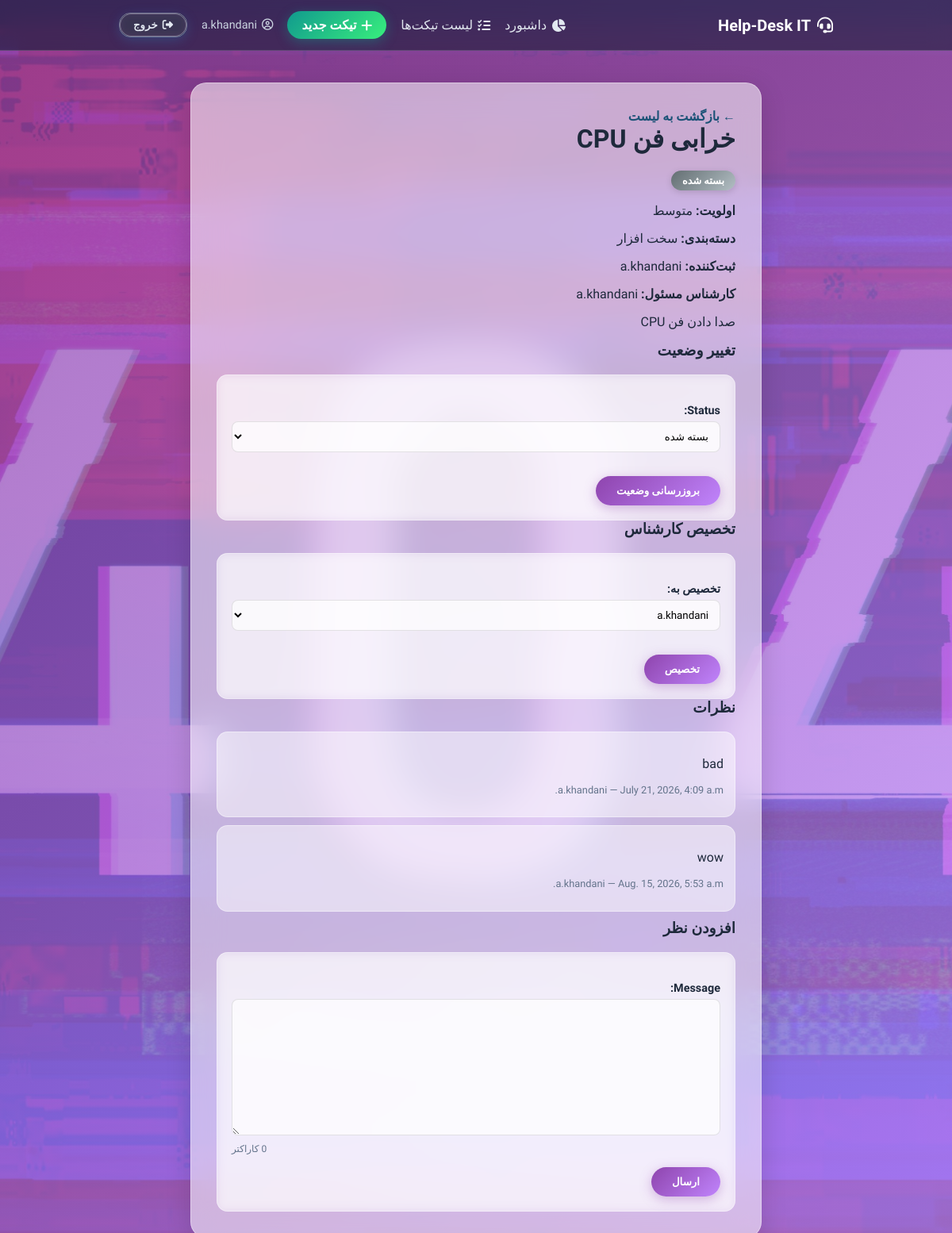
Screenshot of /detail/1 (signed in) with the database file from the repository.
### tickets/models.py (models this page shows, shortened)
class Ticket(models.Model):
    class Priority(models.TextChoices):
        LOW = 'L' , 'کم'
        MEDIUM = 'M' , 'متوسط'
        HIGH = 'H' , 'زیاد'
    priority = models.CharField(
        max_length=1,
        choices= Priority.choices,
        default= Priority.LOW
    )
    class Status(models.TextChoices):
        OPEN = 'O' , 'باز'
        INPROGRESS = 'IP' , 'درحال بررسی'
        RESOLVED = 'R' , 'حل شده'
        CLOSED = 'C' , 'بسته شده'
    status = models.CharField(
        max_length=2,
        choices= Status.choices,
        default=Status.OPEN
    )
    class Category(models.TextChoices):
        HARDWARE = 'H' , 'سخت افزار'
        SOFTWARE = 'S' , 'نرم افزار'
        NETWORK = 'N' , 'شبکه'
        OTHER = 'OTH' , 'سایر'
    category = models.CharField(
        max_length=3,
        choices=Category.choices,
        default=Category.OTHER
    )
    title = models.CharField(max_length=200)
    description = models.TextField()
    created_at= models.DateTimeField(auto_now_add=True)
    updated_at= models.DateTimeField(auto_now=True)
    requester = models.ForeignKey(User,on_delete=models.CASCADE,related_name='created_tickets')
    assigned_to = models.ForeignKey(User,on_delete=models.SET_NULL,null=True,blank=True,related_name='assigned_tickets')

class Comment(models.Model):
    ticket = models.ForeignKey(Ticket,on_delete=models.CASCADE,related_name='comment')
    author = models.ForeignKey(User,on_delete=models.CASCADE,related_name='author')
    message= models.TextField()
    created_at = models.DateTimeField(auto_now_add=True)

### tickets/views.py (the view, shortened to what this page needs)
# urls.py: path('detail/<int:id>',views.ticket_detail,name='detail'),
@login_required
def ticket_detail(request, id):
    ticket_details = get_object_or_404(Ticket, id=id)
    user_is_agent = is_agent(request.user)
    comment_form = CommentForm()
    status_form = StatusForm(instance=ticket_details) if user_is_agent else None
    assign_form = AssignForm(instance=ticket_details) if user_is_agent else None
    return render(request, 'detail.html', {
        'detail': ticket_details,
        'form': comment_form,
        'status_form': status_form,
        'assign_form': assign_form,
        'is_agent': user_is_agent,
    })

### tickets/form.py
class CommentForm(forms.ModelForm):
    class Meta:
        model = Comment
        fields = ['message']

class StatusForm(forms.ModelForm):
    class Meta:
        model = Ticket
        fields = ['status']

### tickets/utils.py (called while the page is built)
def is_agent(user):
    return user.groups.filter(name='Agents').exists()

### tickets/templates/detail.html (shortened to what this page needs)
{% extends 'base.html' %}
{% block page_class %}page-detail{% endblock %}
{% block content %}
    <a href="{% url 'home' %}">← بازگشت به لیست</a>
    <h1>{{ detail.title }}</h1>
    <span class="badge badge-{{ detail.status }}">{{ detail.get_status_display }}</span>
    <p><strong>اولویت:</strong> {{ detail.get_priority_display }}</p>
    <p><strong>دسته‌بندی:</strong> {{ detail.get_category_display }}</p>
    <p><strong>ثبت‌کننده:</strong> {{ detail.requester }}</p>
    <p><strong>کارشناس مسئول:</strong> {% if detail.assigned_to %}{{ detail.assigned_to }}{% else %}تخصیص داده نشده{% endif %}</p>
    <p>{{ detail.description }}</p>
    {% if is_agent %}
        <h3>تغییر وضعیت</h3>
        <form method="post">
            {{ status_form.as_p }}
            <button type="submit" name="status_submit">بروزرسانی وضعیت</button>
        </form>
        <h3>تخصیص کارشناس</h3>
        <form method="post">
            {{ assign_form.as_p }}
            <button type="submit" name="assign_submit">تخصیص</button>
        </form>
    {% endif %}
    <h3>نظرات</h3>
    {% for c in detail.comment.all %}
        <div class="comment-box">
            <p>{{ c.message }}</p>
            <p class="comment-meta">{{ c.author }} — {{ c.created_at }}</p>
        </div>
    {% empty %}
        <p>هنوز نظری ثبت نشده.</p>
    {% endfor %}
    <h3>افزودن نظر</h3>
    <form method="post">
        {{ form.as_p }}
        <button type="submit" name="comment_submit">ارسال</button>
    </form>
{% endblock %}

### tickets/templates/base.html (shortened to what this page needs)
{% load static %}
<!DOCTYPE html>
<html lang="fa" dir="rtl">
<head>
    <link rel="stylesheet" href="https://cdnjs.cloudflare.com/ajax/libs/font-awesome/6.5.1/css/all.min.css">
    <link rel="stylesheet" href="{% static 'tickets/style.css' %}">
</head>
<body class="{% block page_class %}{% endblock %}">
<nav class="navbar">
    <div class="nav-inner">
        <a href="{% url 'home' %}" class="nav-brand">
            <i class="fa-solid fa-headset"></i> Help-Desk IT
        </a>
        <div class="nav-links">
            {% if is_agent %}
                <a href="{% url 'dashboard' %}"><i class="fa-solid fa-chart-pie"></i> داشبورد</a>
            {% endif %}
            <a href="{% url 'home' %}"><i class="fa-solid fa-list-check"></i> لیست تیکت‌ها</a>
            <a href="{% url 'create' %}" class="nav-cta"><i class="fa-solid fa-plus"></i> تیکت جدید</a>
            {% if user.is_authenticated %}
                <span class="nav-user"><i class="fa-regular fa-circle-user"></i> {{ user.username }}</span>
                <form method="post" action="{% url 'logout' %}" class="nav-logout-form">
                    <button type="submit" class="nav-logout"><i class="fa-solid fa-right-from-bracket"></i> خروج</button>
                </form>
            {% endif %}
        </div>
    </div>
</nav>
    <div class="page-wrapper">
        <div class="container">
            {% block content %}
            {% endblock %}
        </div>
    </div>
</body>
</html>

### rows the page displays
Ticket: title "خرابی فن CPU", status "بسته شده", priority "متوسط", category "سخت افزار", requester "a.khandani", assigned_to "a.khandani", description "صدا دادن فن CPU"
Comment: message "bad", author "a.khandani", created_at "July 21, 2026, 4:09 a.m."
Comment: message "wow", author "a.khandani", created_at "Aug. 15, 2026, 5:53 a.m."

### other values shown
{{ user.username }} "a.khandani"
